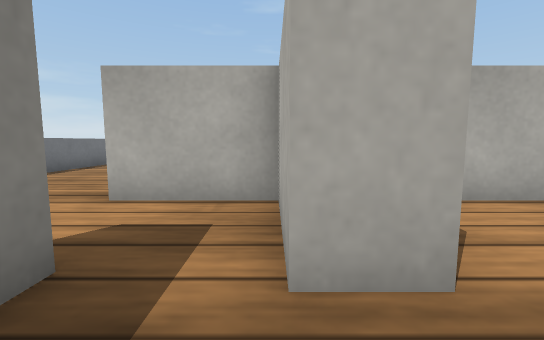
[1] (above)

24 first-person views from a walk through a world built for the Webots simulator. The camera is 0.09 m above the floor, tilts 6° down and sees 90° across. The floor is counted in squares, 0.1 m on a side. Each view is taken from the middle of a square. On the plan, view 1 faces up. The plan holds only what a view shows up to about 11 squares ahead; the rest is blank. The robots in the file are not drawn. Webots' stock objects and surfaces are drawn as simple stand-ins.

[2]
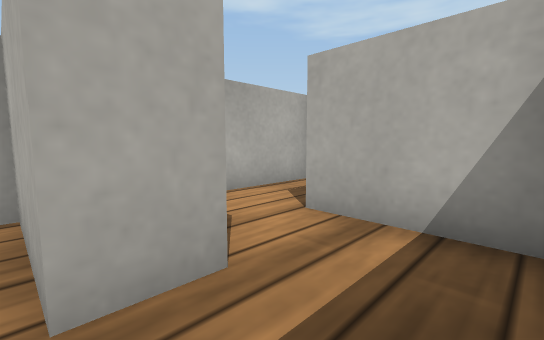

[3]
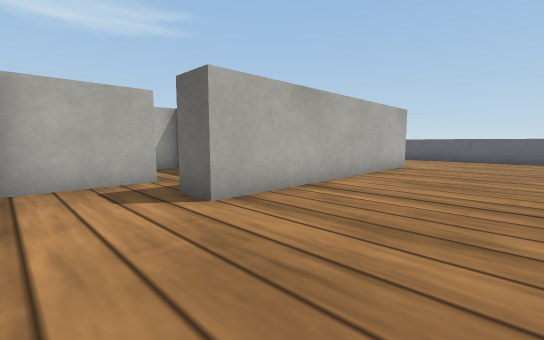

[4]
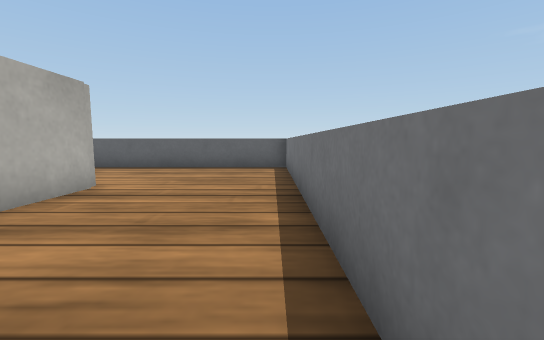

[5]
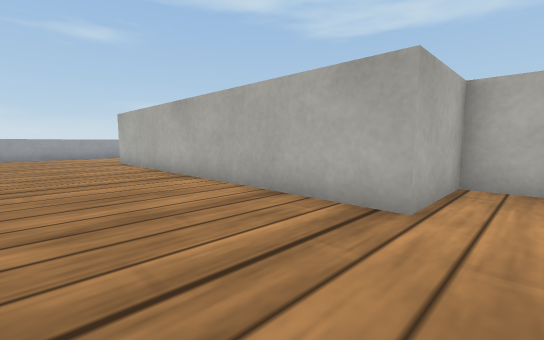

[6]
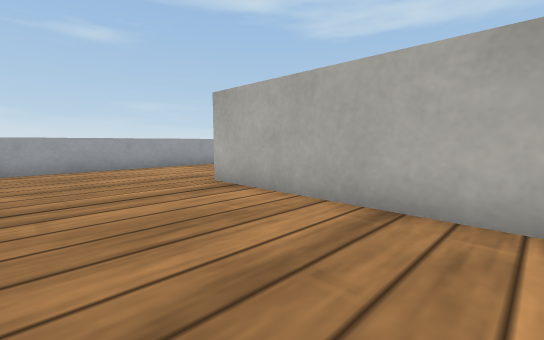

[7]
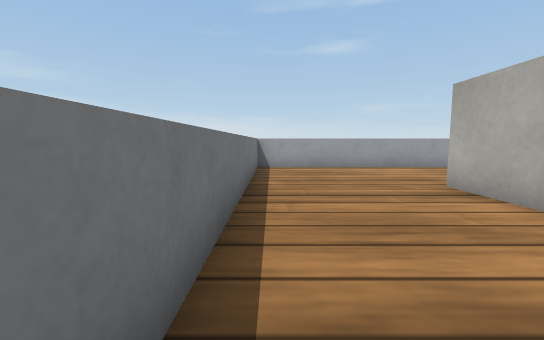

[8]
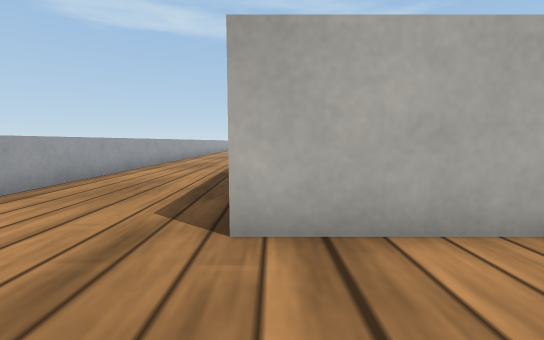

[9]
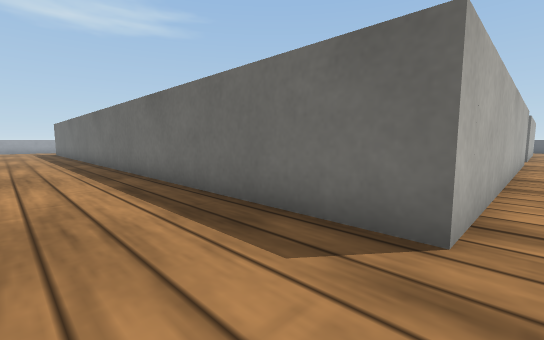

[10]
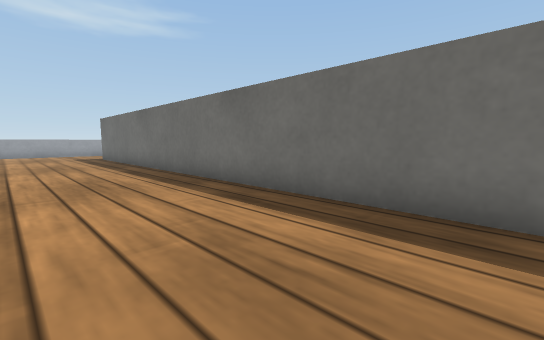

[11]
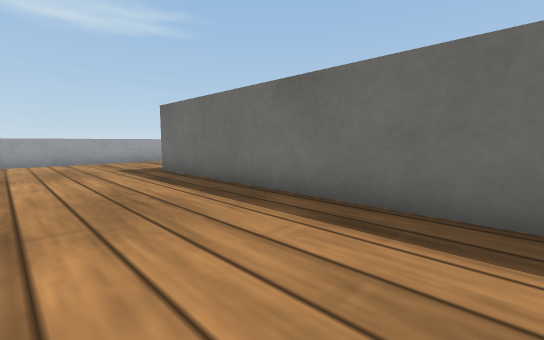

[12]
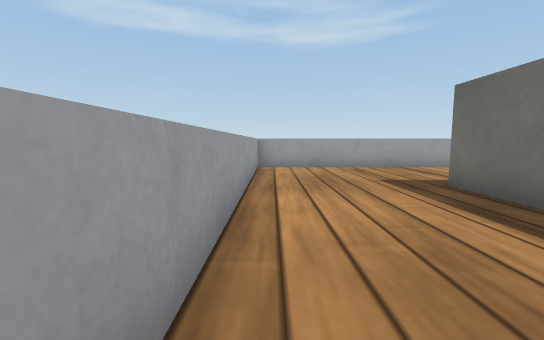

[13]
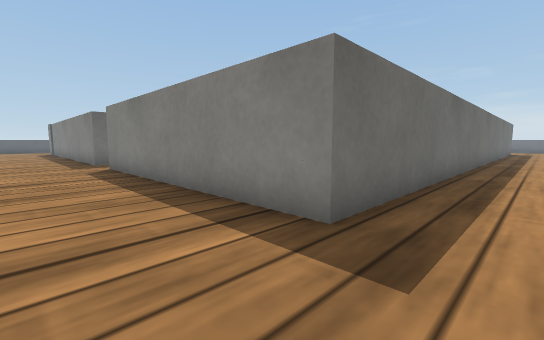

[14]
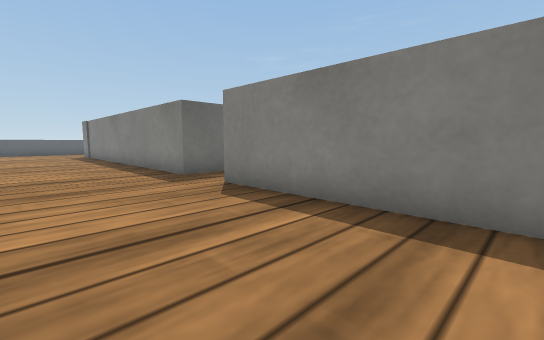

[15]
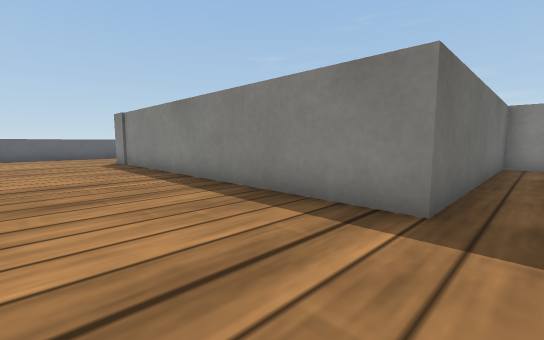

[16]
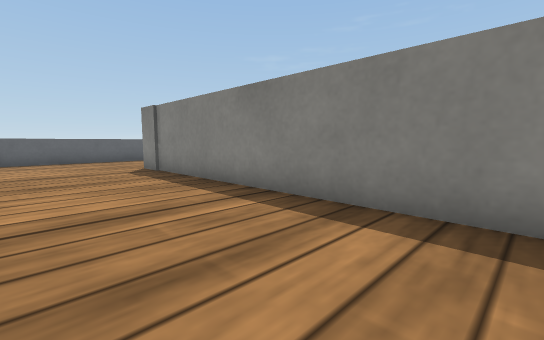

[17]
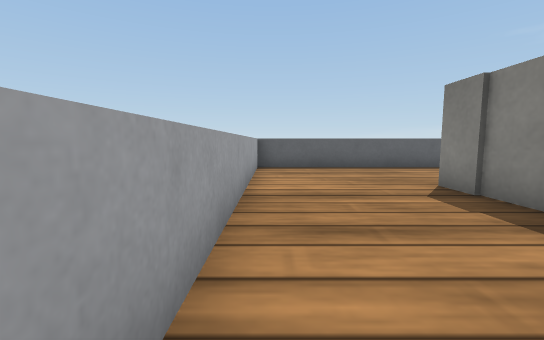

[18]
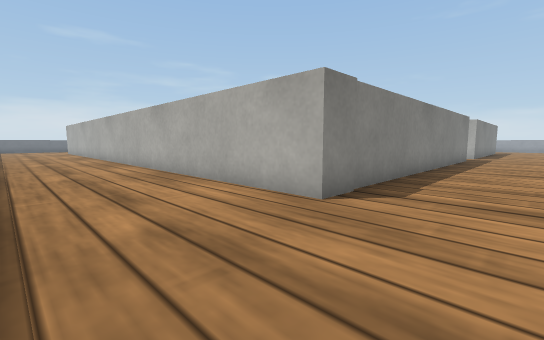

[19]
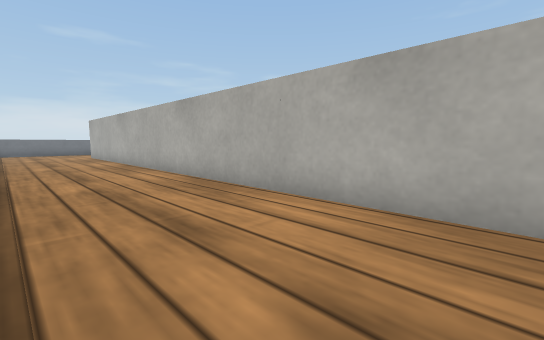

[20]
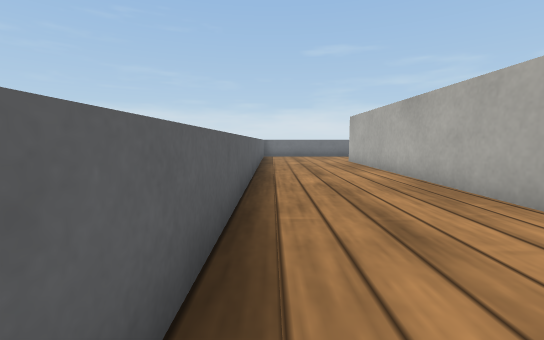

[21]
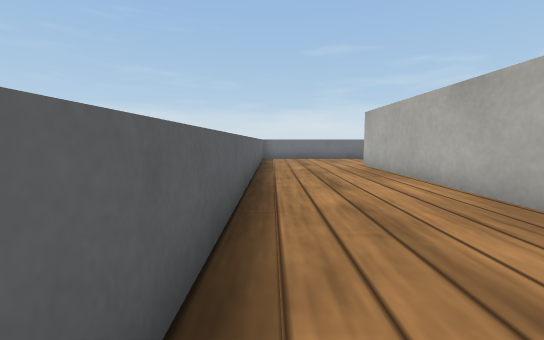

[22]
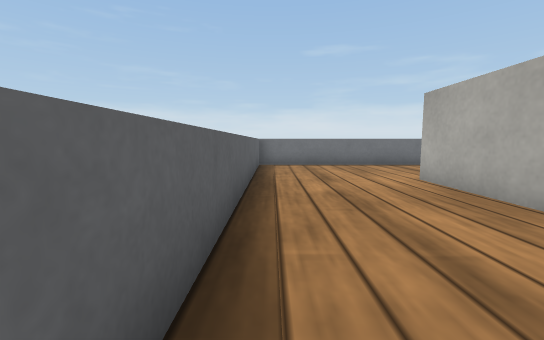

[23]
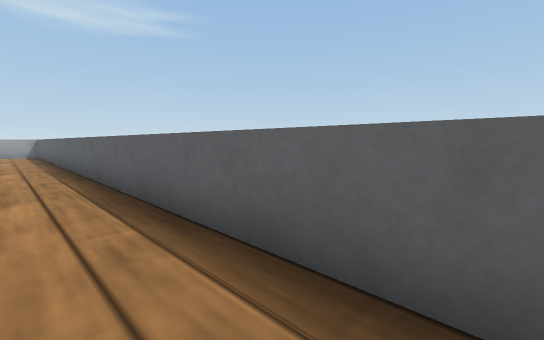

[24]
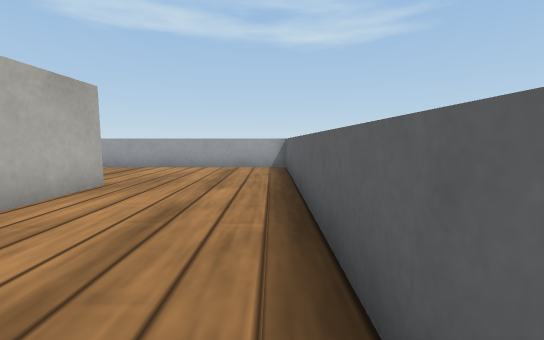

### Floor plan
Ten units are one square. View 1 is at (0, 0); x grows to the right and y downward. Boxes are objects, and circles mark ways between rooms. Rooms are numbered by the first view taken in them; rooms with no view inside come last. Other rooms are left out.
<svg viewBox="-70 -200 310 310">
<path fill="none" stroke="#000" d="M11 -15 1 -15M29 4 29 -22M185 -51 195 -51 195 65 -25 65 -25 -18 -15 -18M235 -195 144 -195M-16 -41 -25 -41 -25 -154 195 -154 195 -70M-65 14 -65 105 235 105 235 14M-65 -195 -65 -78M235 -128 235 -195M61 -195 -65 -195M-15 -18 -15 -14M1 -15 1 -41 -16 -41"/>
<circle cx="5" cy="-5" r="3" fill="#2a7"/>
<circle cx="-20" cy="-25" r="3" fill="#2a7"/>
<text x="10" y="-10">1</text>
<text x="190" y="-60">2</text>
<text x="-10" y="-20">3</text>
</svg>
Room 1 opens to room 3. Room 2 opens to room 3.

Where each view was taken, in squares from view 1:
view 1: 0 up, 0 right, facing up
view 2: 0 up, 0 right, facing up-right
view 3: 4 up, 6 left, facing down-right
view 4: 1 down, 6 left, facing down
view 5: 3 up, 6 left, facing up-right
view 6: 10 up, 6 left, facing up-right
view 7: 10 up, 6 left, facing up
view 8: 15 up, 5 left, facing right
view 9: 18 up, 3 left, facing down-right
view 10: 19 up, 4 right, facing down-right
view 11: 19 up, 11 right, facing down-right
view 12: 19 up, 14 right, facing right
view 13: 17 up, 22 right, facing down-left
view 14: 12 up, 23 right, facing down-left
view 15: 6 up, 23 right, facing down-left
view 16: 3 up, 23 right, facing down-left
view 17: 1 down, 23 right, facing down
view 18: 10 down, 22 right, facing up-left
view 19: 10 down, 15 right, facing up-left
view 20: 10 down, 10 right, facing left
view 21: 10 down, 8 right, facing left
view 22: 10 down, 4 right, facing left
view 23: 9 down, 4 right, facing down-right
view 24: 10 down, 14 right, facing right
